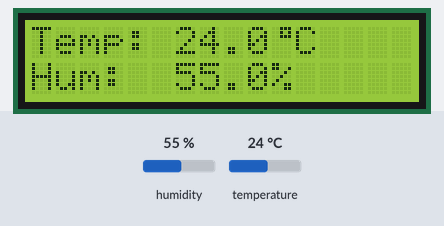
Bench run of a sketch on a simulated ESP32. Shown: 16×2 character LCD. Inputs (shaded band) come from the test bench; at power-on: humidity 55 %, temperature 24 °C. WiFi joins after 1.5 s; servers stay silent unless stated; what the sketch prints to the serial monitor is not drawn.

Above: at 5.8 s.
5.9 s: humidity set to 22 %
At 9.5 s:
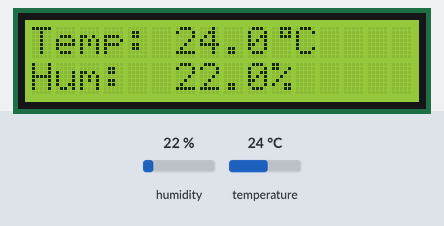
10.1 s: temperature set to 12 °C
At 13.8 s:
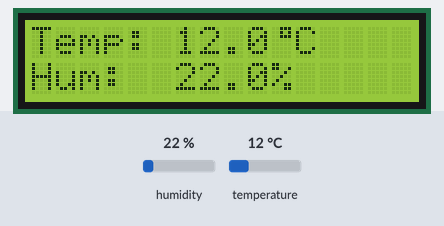
14.1 s: humidity set to 40 %
At 17.8 s:
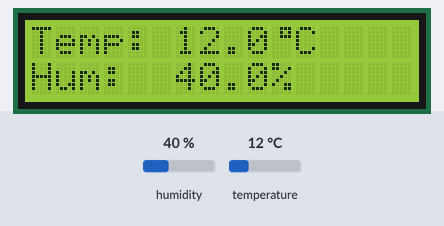
18.1 s: temperature set to 19 °C
At 21.0 s:
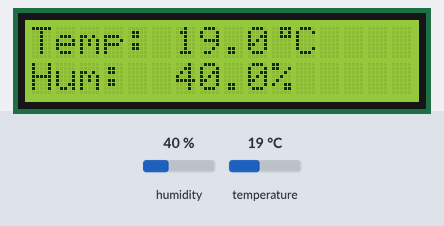
Timing chart, 0 to 22.5 s (numbered marks = the images above; inputs shaded):
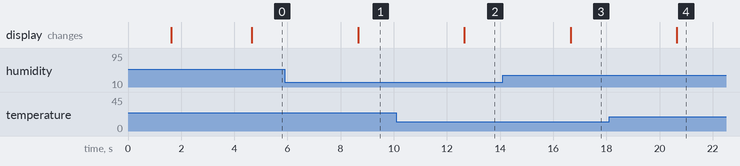

Measured:
- after the input at 5.9 s, the display: changes after 2.8 s (image 1)
- after the input at 10.1 s, the display: changes after 2.6 s (image 2)
- after the input at 14.1 s, the display: changes after 2.6 s (image 3)
- after the input at 18.1 s, the display: changes after 2.6 s (image 4)

The sketch:

sketch.ino
```cpp
#include <WiFi.h>
#include <WebServer.h>
#include <Wire.h>
#include <LiquidCrystal_I2C.h>
#include <DHT.h>

// Hardware Pin Definitions
#define DHTPIN 15
#define DHTTYPE DHT22

DHT dht(DHTPIN, DHTTYPE);
LiquidCrystal_I2C lcd(0x27, 16, 2);
WebServer server(80);

// Wi-Fi Credentials (Wokwi Virtual Router)
const char* ssid = "Wokwi-GUEST";
const char* password = "";

// Global State Variables for Non-Blocking Logic
float currentTemp = 0.0;
float currentHum = 0.0;
unsigned long previousMillis = 0;
const long interval = 2000; // 2 seconds

// Custom Degree Symbol for LCD
byte degreeSymbol[8] = { 0b00111, 0b00101, 0b00111, 0b00000, 0b00000, 0b00000, 0b00000, 0b00000 };

// Industrial Dashboard HTML (Embedded)
const char index_html[] PROGMEM = R"rawliteral(
<!DOCTYPE html>
<html>
<head>
  <meta name="viewport" content="width=device-width, initial-scale=1">
  <title>Panam Group - IoT Monitor</title>
  <style>
    body { font-family: 'Segoe UI', Tahoma, Geneva, Verdana, sans-serif; background-color: #121212; color: #ffffff; text-align: center; margin: 0; padding: 50px 20px; }
    .container { max-width: 600px; margin: auto; background: #1e1e1e; padding: 30px; border-radius: 10px; box-shadow: 0 4px 15px rgba(0,0,0,0.5); }
    h1 { color: #4da8da; margin-bottom: 5px; }
    p.subtitle { color: #888; font-size: 14px; margin-bottom: 30px; }
    .sensor-box { background: #2a2a2a; padding: 20px; border-radius: 8px; margin: 15px 0; display: flex; justify-content: space-between; align-items: center; border-left: 5px solid #4da8da; }
    .sensor-box.humidity { border-left-color: #2ecc71; }
    .label { font-size: 1.2rem; color: #ccc; }
    .value { font-size: 2rem; font-weight: bold; }
    .val-temp { color: #4da8da; }
    .val-hum { color: #2ecc71; }
    .status { margin-top: 30px; font-size: 0.9rem; color: #555; }
  </style>
</head>
<body>
  <div class="container">
    <h1>Factory Edge Node Monitor</h1>
    <p class="subtitle">Live Telemetry Dashboard | Syncs with Local LCD</p>

    <div class="sensor-box">
      <div class="label">🌡️ Temperature</div>
      <div class="value val-temp"><span id="temp">--</span> &deg;C</div>
    </div>

    <div class="sensor-box humidity">
      <div class="label">💧 Relative Humidity</div>
      <div class="value val-hum"><span id="hum">--</span> %</div>
    </div>

    <div class="status">Live connection active. Hardware polling every 2000ms.</div>
  </div>

  <script>
    setInterval(function ( ) {
      fetch('/api/data')
        .then(response => response.json())
        .then(data => {
          document.getElementById("temp").innerText = data.temperature;
          document.getElementById("hum").innerText = data.humidity;
        })
        .catch(err => console.error(err));
    }, 2000);
  </script>
</body>
</html>
)rawliteral";

void setup() {
  Serial.begin(115200);

  // Init Hardware
  dht.begin();
  lcd.init();
  lcd.backlight();
  lcd.createChar(0, degreeSymbol);

  // Boot UI
  lcd.setCursor(0, 0);
  lcd.print("Connecting WiFi.");
  Serial.println("Initializing system... Connecting to WiFi.");

  WiFi.begin(ssid, password);
  while (WiFi.status() != WL_CONNECTED) {
    delay(500);
    Serial.print(".");
  }

  // Display Network Details on LCD
  lcd.clear();
  lcd.setCursor(0, 0);
  lcd.print("WiFi Connected!");
  lcd.setCursor(0, 1);
  lcd.print(WiFi.localIP().toString());

  Serial.println("\n✅ Wi-Fi Connected!");
  Serial.print("🌐 Dashboard IP Address: ");
  Serial.println(WiFi.localIP());

  delay(3000); // Hold IP on screen for 3 seconds before clearing
  lcd.clear();

  // Define Web Server Routes
  server.on("/", []() {
    server.send(200, "text/html", index_html);
  });

  server.on("/api/data", []() {
    // Web server instantly replies with the cached global variables
    String json = "{\"temperature\":\"" + String(currentTemp, 1) + "\", \"humidity\":\"" + String(currentHum, 1) + "\"}";
    server.send(200, "application/json", json);
  });

  server.begin();
  Serial.println("🚀 Web Server Started. Listening for connections...");
}

void loop() {
  // 1. Instantly handle incoming web traffic (No Delays!)
  server.handleClient();

  // 2. Non-blocking hardware timer
  unsigned long currentMillis = millis();

  if (currentMillis - previousMillis >= interval) {
    previousMillis = currentMillis;

    float t = dht.readTemperature();
    float h = dht.readHumidity();

    if (!isnan(t) && !isnan(h)) {
      currentTemp = t;
      currentHum = h;

      // Update Local LCD UI
      lcd.setCursor(0, 0);
      lcd.print("Temp: ");
      lcd.print(currentTemp, 1);
      lcd.write(0);
      lcd.print("C  ");

      lcd.setCursor(0, 1);
      lcd.print("Hum:  ");
      lcd.print(currentHum, 1);
      lcd.print("%   ");

      // Log to CLI
      Serial.print("🌡️ Temp: ");
      Serial.print(currentTemp, 1);
      Serial.print(" °C  |  💧 Hum: ");
      Serial.print(currentHum, 1);
      Serial.println(" %");

    } else {
      lcd.setCursor(0, 0);
      lcd.print("Sensor Error!   ");
      Serial.println("⚠️ ERROR: Failed to read from DHT sensor!");
    }
  }
}
```
